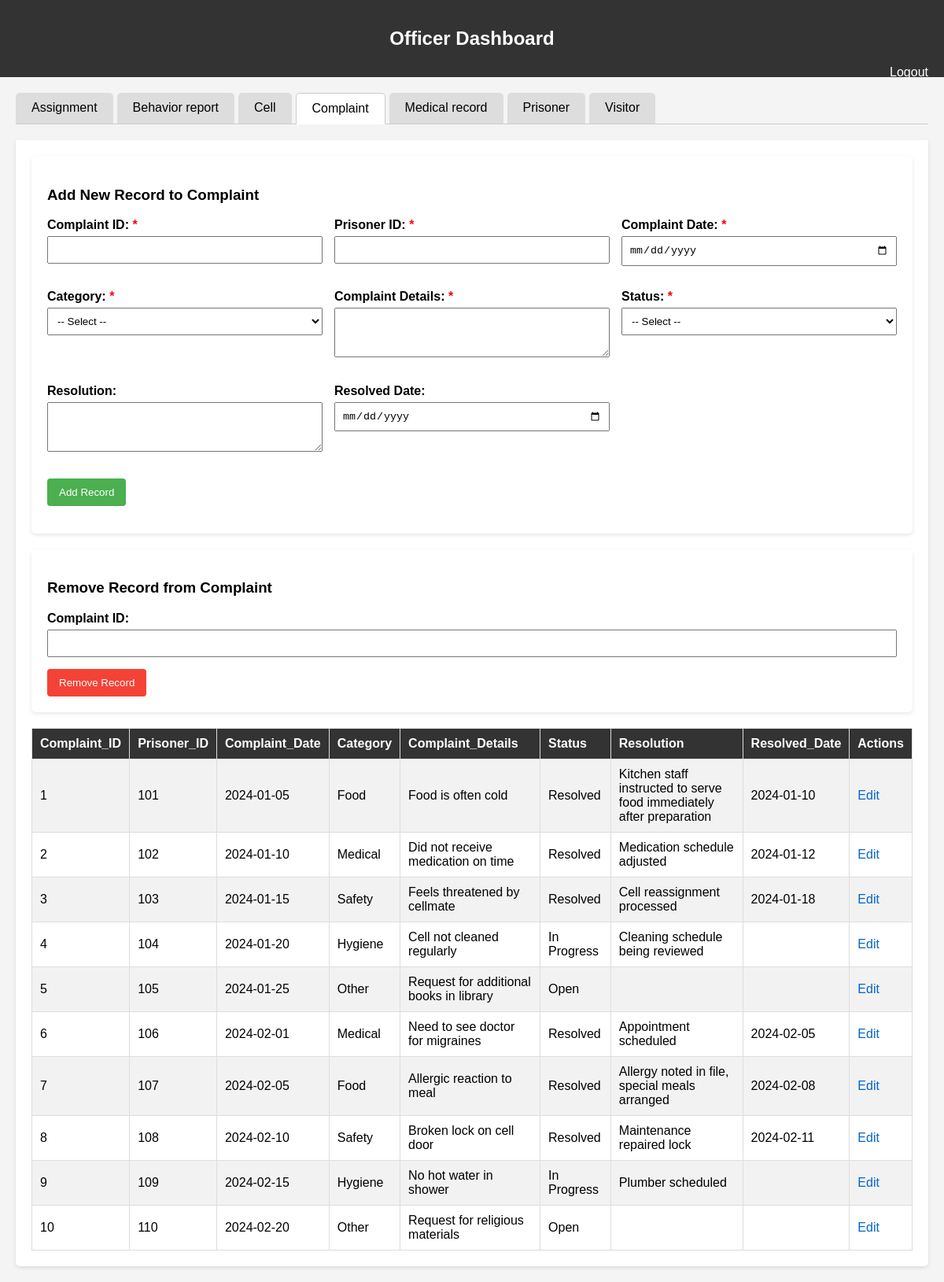
Screenshot of /officer.php?table=complaint (signed in) with the database file from the repository.
### tables this page shows
CREATE TABLE `complaint` (
  `Complaint_ID` int(11) NOT NULL,
  `Prisoner_ID` int(11) NOT NULL,
  `Complaint_Date` date NOT NULL,
  `Category` enum('Food','Medical','Safety','Hygiene','Other') NOT NULL,
  `Complaint_Details` text NOT NULL,
  `Status` enum('Open','In Progress','Resolved','Rejected') NOT NULL,
  `Resolution` text DEFAULT NULL,
  `Resolved_Date` date DEFAULT NULL
);

### officer.php (the view, shortened to what this page needs)
<?php
require 'db.php';
$tables = ['assignment', 'behavior_report', 'cell', 'complaint', 'medical_record', 'prisoner', 'visitor'];
$currentTable = $_GET['table'] ?? 'prisoner';
function getPrimaryKey($pdo, $table) {
    $stmt = $pdo->query("SHOW KEYS FROM $table WHERE Key_name = 'PRIMARY'");
    return $stmt->fetch(PDO::FETCH_ASSOC)['Column_name'] ?? 'id';
}
function getTableColumns($pdo, $table) {
    $stmt = $pdo->query("DESCRIBE `$table`");
    return $stmt->fetchAll(PDO::FETCH_ASSOC);
}
$editRecord = null;
?>
<!DOCTYPE html>
<html>
<head>
</head>
<body>
<div class="header">
    <h2>Officer Dashboard</h2>
    <a class="logout" href="logout.php">Logout</a>
</div>
<div class="container">
    <div class="tabs">
        <?php foreach ($tables as $table): ?>
            <div class="tab <?= $currentTable === $table ? 'active' : '' ?>"
                 onclick="window.location.href='officer.php?table=<?= $table ?>'">
                <?= ucfirst(str_replace('_', ' ', $table)) ?>
            </div>
        <?php endforeach; ?>
    </div>
    <div class="tab-content active">
        <div class="form-section">
            <h3><?= isset($editRecord) ? 'Edit' : 'Add New' ?> Record to <?= ucfirst(str_replace('_', ' ', $currentTable)) ?></h3>
            <form method="post" class="add-form">
                <?php
                $primaryKey = getPrimaryKey($pdo, $currentTable);
                $columns = getTableColumns($pdo, $currentTable);
                foreach ($columns as $column):
                    $required = $column['Null'] === 'NO' && $column['Default'] === null &&
                               strpos($column['Extra'], 'auto_increment') === false;
                    $value = isset($editRecord) ? $editRecord[$column['Field']] : '';
                    if ($currentTable === 'prisoner'):
                ?>
                    <div class="form-group">
                        <?php if ($column['Field'] === 'Gender'): ?>
                            <label>Gender: <span style="color:red">*</span></label>
                            <select name="Gender" required>
                                <option value="">-- Select --</option>
                                <option value="Male" <?= $value === 'Male' ? 'selected' : '' ?>>Male</option>
                                <option value="Female" <?= $value === 'Female' ? 'selected' : '' ?>>Female</option>
                            </select>
                        <?php elseif ($column['Field'] === 'Age'): ?>
                            <label>Age: <span style="color:red">*</span></label>
                            <input type="number" name="Age" min="18" max="100" value="<?= $value ?>" required>
                            <span class="unit-label">(years)</span>
                        <?php elseif ($column['Field'] === 'Weight_kg'): ?>
                            <label>Weight: <?= $required ? '<span style="color:red">*</span>' : '' ?></label>
                            <input type="number" step="0.1" name="Weight_kg" min="30" max="300" value="<?= $value ?>" <?= $required ? 'required' : '' ?>>
                            <span class="unit-label">(kg)</span>
                        <?php elseif ($column['Field'] === 'Height_cm'): ?>
                            <label>Height: <?= $required ? '<span style="color:red">*</span>' : '' ?></label>
                            <input type="number" step="0.1" name="Height_cm" min="100" max="250" value="<?= $value ?>" <?= $required ? 'required' : '' ?>>
                            <span class="unit-label">(cm)</span>
                        <?php elseif ($column['Field'] === 'Sentence_Duration'): ?>
                            <label>Sentence Duration: <span style="color:red">*</span></label>
                            <input type="number" step="0.1" name="Sentence_Duration" min="0.1" max="100" value="<?= $value ?>" required>
                            <span class="unit-label">(years)</span>
                        <?php elseif ($column['Field'] === 'Cell_ID'): ?>
                            <label>Cell ID: <span style="color:red">*</span></label>
                            <select name="Cell_ID" required>
                                <option value="">-- Select Cell --</option>
                                <?php
                                $cells = $pdo->query("SELECT Cell_ID FROM cell")->fetchAll(PDO::FETCH_COLUMN);
                                foreach ($cells as $cell_id):
                                ?>
                                    <option value="<?= $cell_id ?>" <?= $value == $cell_id ? 'selected' : '' ?>><?= $cell_id ?></option>
                                <?php endforeach; ?>
                            </select>
                        <?php else: ?>
                            <label><?= ucfirst(str_replace('_', ' ', $column['Field'])) ?>:
                                <?php if ($required): ?><span style="color:red">*</span><?php endif; ?>
                            </label>
                            <?php if (strpos($column['Type'], 'enum') !== false):
                                $options = explode("','", substr($column['Type'], 6, -2)); ?>
                                <select name="<?= $column['Field'] ?>" <?= $required ? 'required' : '' ?>>
                                    <option value="">-- Select --</option>
                                    <?php foreach ($options as $option): ?>
                                        <option value="<?= $option ?>" <?= $value === $option ? 'selected' : '' ?>><?= $option ?></option>
                                    <?php endforeach; ?>
                                </select>
                            <?php elseif (strpos($column['Type'], 'int') !== false): ?>
                                <input type="number" name="<?= $column['Field'] ?>" value="<?= $value ?>" <?= $required ? 'required' : '' ?>>
                            <?php elseif (strpos($column['Type'], 'float') !== false ||
                                         strpos($column['Type'], 'decimal') !== false): ?>
                                <input type="number" step="0.01" name="<?= $column['Field'] ?>" value="<?= $value ?>" <?= $required ? 'required' : '' ?>>
                            <?php elseif (strpos($column['Type'], 'date') !== false): ?>
                                <input type="date" name="<?= $column['Field'] ?>" value="<?= $value ?>" <?= $required ? 'required' : '' ?>>
                            <?php elseif (strpos($column['Type'], 'time') !== false): ?>
                                <input type="time" name="<?= $column['Field'] ?>" value="<?= $value ?>" <?= $required ? 'required' : '' ?>>
                            <?php elseif (strpos($column['Type'], 'text') !== false): ?>
                                <textarea name="<?= $column['Field'] ?>" rows="3" <?= $required ? 'required' : '' ?>><?= $value ?></textarea>
                            <?php else: ?>
                                <input type="text" name="<?= $column['Field'] ?>" value="<?= $value ?>" <?= $required ? 'required' : '' ?>>
                            <?php endif; ?>
                        <?php endif; ?>
                    </div>
                <?php else: ?>
                    <div class="form-group">
                        <label><?= ucfirst(str_replace('_', ' ', $column['Field'])) ?>:
                            <?php if ($required): ?><span style="color:red">*</span><?php endif; ?>
                        </label>
                        <?php if (strpos($column['Type'], 'enum') !== false):
                            $options = explode("','", substr($column['Type'], 6, -2)); ?>
                            <select name="<?= $column['Field'] ?>" <?= $required ? 'required' : '' ?>>
                                <option value="">-- Select --</option>
                            </select>
                        <?php elseif (strpos($column['Type'], 'int') !== false): ?>
                            <input type="number" name="<?= $column['Field'] ?>" value="<?= $value ?>" <?= $required ? 'required' : '' ?>>
                        <?php elseif (strpos($column['Type'], 'float') !== false ||
                                     strpos($column['Type'], 'decimal') !== false): ?>
                            <input type="number" step="0.01" name="<?= $column['Field'] ?>" value="<?= $value ?>" <?= $required ? 'required' : '' ?>>
                        <?php elseif (strpos($column['Type'], 'date') !== false): ?>
                            <input type="date" name="<?= $column['Field'] ?>" value="<?= $value ?>" <?= $required ? 'required' : '' ?>>
                        <?php elseif (strpos($column['Type'], 'time') !== false): ?>
                            <input type="time" name="<?= $column['Field'] ?>" value="<?= $value ?>" <?= $required ? 'required' : '' ?>>
                        <?php elseif (strpos($column['Type'], 'text') !== false): ?>
                            <textarea name="<?= $column['Field'] ?>" rows="3" <?= $required ? 'required' : '' ?>><?= $value ?></textarea>
                        <?php else: ?>
                            <input type="text" name="<?= $column['Field'] ?>" value="<?= $value ?>" <?= $required ? 'required' : '' ?>>
                        <?php endif; ?>
                    </div>
                <?php endif; ?>
                <?php endforeach; ?>
                <div class="form-group" style="grid-column: 1 / -1;">
                    <?php if (isset($editRecord)): ?>
                        <button type="submit" name="edit_record" class="btn btn-info">Update Record</button>
                        <a href="officer.php?table=<?= $currentTable ?>" class="btn">Cancel</a>
                    <?php else: ?>
                        <button type="submit" name="add_record" class="btn">Add Record</button>
                    <?php endif; ?>
                </div>
            </form>
        </div>
        <div class="form-section">
            <h3>Remove Record from <?= ucfirst(str_replace('_', ' ', $currentTable)) ?></h3>
            <form method="post">
                <div class="form-group">
                    <label><?= ucfirst(str_replace('_', ' ', $primaryKey)) ?>:</label>
                    <input type="text" name="record_id" required>
                </div>
                <button type="submit" name="remove_record" class="btn btn-danger">Remove Record</button>
            </form>
        </div>
        <?php
        $stmt = $pdo->query("SELECT * FROM `$currentTable`");
        $rows = $stmt->fetchAll(PDO::FETCH_ASSOC);
        if (!$rows) {
            echo "<p>No data found in $currentTable table.</p>";
        } else {
            $columnsToDisplay = array_keys($rows[0]);
            echo "<table><tr>";
            foreach ($columnsToDisplay as $colName) {
                echo "<th>" . htmlspecialchars($colName) . "</th>";
            }
            echo "<th>Actions</th></tr>";
            foreach ($rows as $row) {
                echo "<tr>";
                foreach ($row as $col => $val) {
                    if (in_array($col, $columnsToDisplay)) {
                        echo "<td>" . htmlspecialchars($val) . "</td>";
                    }
                }
                echo "<td>
                        <a href='officer.php?table=$currentTable&edit=" . $row[getPrimaryKey($pdo, $currentTable)] . "' class='action-link'>Edit</a>
                      </td>";
                echo "</tr>";
            }
            echo "</table>";
        }
        ?>
    </div>
</div>
</body>
</html>

### officer.php (style rules this page uses)
body { font-family: Arial, sans-serif; margin: 0; padding: 0; background: #f4f4f4; }
.header { background: #333; color: white; padding: 15px 20px; text-align: center; }
.logout { color: white; text-decoration: none; float: right; }
.container { padding: 20px; }
.tabs { display: flex; margin-bottom: 20px; border-bottom: 1px solid #ccc; }
.tab { padding: 10px 20px; background: #ddd; margin-right: 5px; cursor: pointer; border-radius: 5px 5px 0 0; }
.tab.active { background: #fff; border: 1px solid #ccc; border-bottom: 1px solid #fff; margin-bottom: -1px; }
.tab-content { display: none; background: white; padding: 20px; border-radius: 0 0 5px 5px; box-shadow: 0 2px 5px rgba(0,0,0,0.1); }
.tab-content.active { display: block; }
table { width: 100%; border-collapse: collapse; margin-top: 20px; }
table, th, td { border: 1px solid #ddd; }
th, td { padding: 10px; text-align: left; }
th { background-color: #333; color: white; }
tr:nth-child(even) { background-color: #f2f2f2; }
.action-link { color: #0066cc; text-decoration: none; margin-right: 10px; }
.form-section { background: white; padding: 20px; margin-bottom: 20px; border-radius: 5px; box-shadow: 0 2px 5px rgba(0,0,0,0.1); }
.form-group { margin-bottom: 15px; }
.form-group label { display: block; margin-bottom: 5px; font-weight: bold; }
.form-group input, .form-group select, .form-group textarea { width: 100%; padding: 8px; box-sizing: border-box; }
.btn { background: #4CAF50; color: white; border: none; padding: 10px 15px; cursor: pointer; border-radius: 4px; }
.btn-danger { background: #f44336; }
.add-form { display: grid; grid-template-columns: repeat(auto-fill, minmax(300px, 1fr)); gap: 15px; }

### rows the page displays
complaint: Complaint_ID "1", Prisoner_ID "101", Complaint_Date "2024-01-05", Category "Food", Complaint_Details "Food is often cold", Status "Resolved", Resolution "Kitchen staff instructed to serve food immediately after preparation", Resolved_Date "2024-01-10"
complaint: Complaint_ID "2", Prisoner_ID "102", Complaint_Date "2024-01-10", Category "Medical", Complaint_Details "Did not receive medication on time", Status "Resolved", Resolution "Medication schedule adjusted", Resolved_Date "2024-01-12"
complaint: Complaint_ID "3", Prisoner_ID "103", Complaint_Date "2024-01-15", Category "Safety", Complaint_Details "Feels threatened by cellmate", Status "Resolved", Resolution "Cell reassignment processed", Resolved_Date "2024-01-18"
complaint: Complaint_ID "4", Prisoner_ID "104", Complaint_Date "2024-01-20", Category "Hygiene", Complaint_Details "Cell not cleaned regularly", Status "In Progress", Resolution "Cleaning schedule being reviewed"
complaint: Complaint_ID "5", Prisoner_ID "105", Complaint_Date "2024-01-25", Category "Other", Complaint_Details "Request for additional books in library", Status "Open"
complaint: Complaint_ID "6", Prisoner_ID "106", Complaint_Date "2024-02-01", Category "Medical", Complaint_Details "Need to see doctor for migraines", Status "Resolved", Resolution "Appointment scheduled", Resolved_Date "2024-02-05"
complaint: Complaint_ID "7", Prisoner_ID "107", Complaint_Date "2024-02-05", Category "Food", Complaint_Details "Allergic reaction to meal", Status "Resolved", Resolution "Allergy noted in file, special meals arranged", Resolved_Date "2024-02-08"
complaint: Complaint_ID "8", Prisoner_ID "108", Complaint_Date "2024-02-10", Category "Safety", Complaint_Details "Broken lock on cell door", Status "Resolved", Resolution "Maintenance repaired lock", Resolved_Date "2024-02-11"
complaint: Complaint_ID "9", Prisoner_ID "109", Complaint_Date "2024-02-15", Category "Hygiene", Complaint_Details "No hot water in shower", Status "In Progress", Resolution "Plumber scheduled"
complaint: Complaint_ID "10", Prisoner_ID "110", Complaint_Date "2024-02-20", Category "Other", Complaint_Details "Request for religious materials", Status "Open"

### other values shown
str_replace('_', ' ', $table) "Assignment"
str_replace('_', ' ', $table) "Behavior report"
str_replace('_', ' ', $table) "Cell"
str_replace('_', ' ', $table) "Complaint"
str_replace('_', ' ', $table) "Medical record"
str_replace('_', ' ', $table) "Prisoner"
str_replace('_', ' ', $table) "Visitor"
str_replace('_', ' ', $currentTable) "Complaint"
str_replace('_', ' ', $column['Field']) "Complaint ID"
str_replace('_', ' ', $column['Field']) "Prisoner ID"
str_replace('_', ' ', $column['Field']) "Complaint Date"
str_replace('_', ' ', $column['Field']) "Category"
str_replace('_', ' ', $column['Field']) "Complaint Details"
str_replace('_', ' ', $column['Field']) "Status"
str_replace('_', ' ', $column['Field']) "Resolution"
